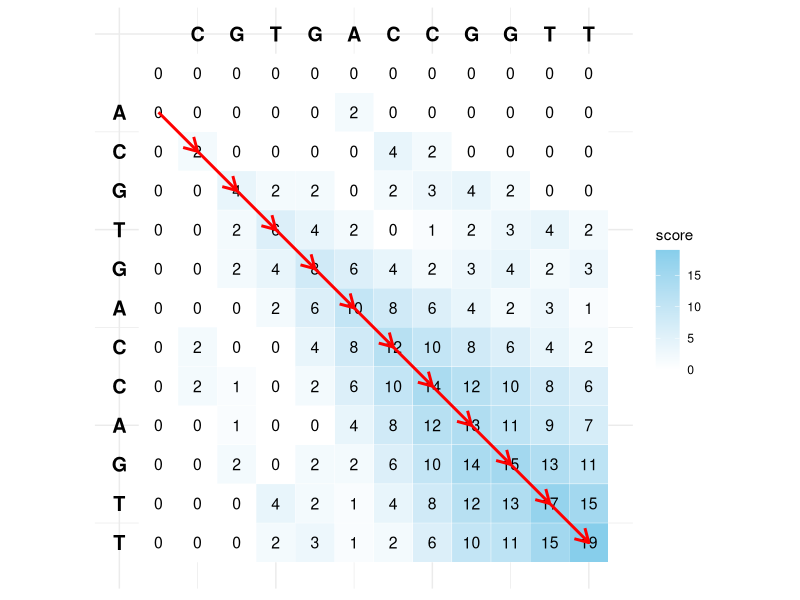

Here is the R script that generated this plot:
library(ggplot2)
library(reshape2)
library(grid)

smith_waterman_plot <- function(seq1, seq2, match = 2, mismatch = -1, gap = -2) {
  n <- nchar(seq1)
  m <- nchar(seq2)
  s1 <- unlist(strsplit(seq1, ""))
  s2 <- unlist(strsplit(seq2, ""))
  
  score <- matrix(0, n + 1, m + 1)
  trace <- matrix("", n + 1, m + 1)
  max_score <- 0
  max_pos <- c(1, 1)
  
  for (i in 1:(n + 1)) {
    score[i, 1] <- 0
    trace[i, 1] <- "U"
  }
  for (j in 1:(m + 1)) {
    score[1, j] <- 0
    trace[1, j] <- "L"
  }
  trace[1, 1] <- "0"
  
  for (i in 2:(n + 1)) {
    for (j in 2:(m + 1)) {
      match_score <- ifelse(s1[i - 1] == s2[j - 1], match, mismatch)
      diag <- score[i - 1, j - 1] + match_score
      up <- score[i - 1, j] + gap
      left <- score[i, j - 1] + gap
      
      score[i, j] <- max(diag, up, left, 0)
      trace[i, j] <- switch(
        which.max(c(diag, up, left, 0)),
        "D", "U", "L", "0"
      )
      
      if (score[i, j] > max_score) {
        max_score <- score[i, j]
        max_pos <- c(i,j)
      }
    }
  }
  
  # 回溯
  align1 <- ""
  align2 <- ""
  i <- max_pos[1]
  j <- max_pos[2]
  path <- list(c(i, j))  # 記錄回溯路徑
  
  while (i > 1 || j > 1) {
    if (score[i, j] <= 0) {
      break
    }
    
    dir <- trace[i, j]
    if (dir == "D") {
      align1 <- paste0(s1[i - 1], align1)
      align2 <- paste0(s2[j - 1], align2)
      i <- i - 1
      j <- j - 1
    } else if (dir == "U") {
      align1 <- paste0(s1[i - 1], align1)
      align2 <- paste0("-", align2)
      i <- i - 1
    } else {
      align1 <- paste0("-", align1)
      align2 <- paste0(s2[j - 1], align2)
      j <- j - 1
    }
    path <- append(path, list(c(i, j)))
  }
  
  cat("Alignment:\n")
  cat(align1, "\n")
  cat(align2, "\n")
  cat("\nFinal Score:", score[n + 1, m + 1], "\n")
  
  # reshape for ggplot
  df <- melt(score)
  colnames(df) <- c("i", "j", "score")
  
  # 回溯箭頭
  arrows <- do.call(rbind, lapply(seq(length(path) - 1), function(k) {
    from <- path[[k + 1]]
    to <- path[[k]]
    data.frame(
      x = from[2], y = -from[1],
      xend = to[2], yend = -to[1]
    )
  }))
  
  # 顯示矩陣 + 箭頭 + 分數
  p <- ggplot(df, aes(x = j, y = -i)) +
    geom_tile(aes(fill = score), color = "white") +
    geom_text(aes(label = score), size = 4) +
    geom_segment(data = arrows,
                 aes(x = x, y = y, xend = xend, yend = yend),
                 arrow = arrow(length = unit(0.15, "inches")),
                 color = "red", linewidth = 1) +
    scale_fill_gradient(low = "white", high = "skyblue") +
    coord_fixed() +
    theme_minimal() +
    theme(axis.title = element_blank(),
          axis.text = element_blank(),
          axis.ticks = element_blank())
  
  # 加上序列標籤（字母）
  # seq2 -> x 軸
  p <- p + annotate("text", x = 2:(m + 1), y = 0, label = s2, size = 5, fontface = "bold") +
    annotate("text", x = 0, y = -(2:(n + 1)), label = s1, size = 5, fontface = "bold")
  
  print(p)
}

# 測試
smith_waterman_plot("ACGTGACCAGTT", "CGTGACCGGTT")
